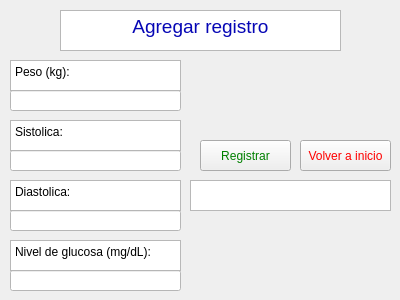
   <widget class="QWidget" name="page_5">
    <widget class="QTextEdit" name="textEdit_9">
     <property name="geometry">
      <rect>
       <x>60</x>
       <y>10</y>
       <width>281</width>
       <height>41</height>
      </rect>
     </property>
     <property name="html">
      <string>&lt;!DOCTYPE HTML PUBLIC &quot;-//W3C//DTD HTML 4.0//EN&quot; &quot;http://www.w3.org/TR/REC-html40/strict.dtd&quot;&gt;
&lt;html&gt;&lt;head&gt;&lt;meta name=&quot;qrichtext&quot; content=&quot;1&quot; /&gt;&lt;meta charset=&quot;utf-8&quot; /&gt;&lt;style type=&quot;text/css&quot;&gt;
p, li { white-space: pre-wrap; }
hr { height: 1px; border-width: 0; }
li.unchecked::marker { content: &quot;\2610&quot;; }
li.checked::marker { content: &quot;\2612&quot;; }
&lt;/style&gt;&lt;/head&gt;&lt;body style=&quot; font-family:'Sans Serif'; font-size:9pt; font-weight:400; font-style:normal;&quot;&gt;
&lt;p align=&quot;center&quot; style=&quot; margin-top:0px; margin-bottom:0px; margin-left:0px; margin-right:0px; -qt-block-indent:0; text-indent:0px;&quot;&gt;&lt;span style=&quot; font-family:'Times New Roman'; font-size:14pt; color:#0606b5;&quot;&gt;Agregar registro&lt;/span&gt;&lt;/p&gt;&lt;/body&gt;&lt;/html&gt;</string>
     </property>
    </widget>
    <widget class="QTextEdit" name="textEdit_10">
     <property name="geometry">
      <rect>
       <x>10</x>
       <y>60</y>
       <width>171</width>
       <height>31</height>
      </rect>
     </property>
     <property name="html">
      <string>&lt;!DOCTYPE HTML PUBLIC &quot;-//W3C//DTD HTML 4.0//EN&quot; &quot;http://www.w3.org/TR/REC-html40/strict.dtd&quot;&gt;
&lt;html&gt;&lt;head&gt;&lt;meta name=&quot;qrichtext&quot; content=&quot;1&quot; /&gt;&lt;meta charset=&quot;utf-8&quot; /&gt;&lt;style type=&quot;text/css&quot;&gt;
p, li { white-space: pre-wrap; }
hr { height: 1px; border-width: 0; }
li.unchecked::marker { content: &quot;\2610&quot;; }
li.checked::marker { content: &quot;\2612&quot;; }
&lt;/style&gt;&lt;/head&gt;&lt;body style=&quot; font-family:'Sans Serif'; font-size:9pt; font-weight:400; font-style:normal;&quot;&gt;
&lt;p style=&quot; margin-top:0px; margin-bottom:0px; margin-left:0px; margin-right:0px; -qt-block-indent:0; text-indent:0px;&quot;&gt;Peso (kg):&lt;/p&gt;&lt;/body&gt;&lt;/html&gt;</string>
     </property>
    </widget>
    <widget class="QTextEdit" name="textEdit_11">
     <property name="geometry">
      <rect>
       <x>10</x>
       <y>120</y>
       <width>171</width>
       <height>31</height>
      </rect>
     </property>
     <property name="html">
      <string>&lt;!DOCTYPE HTML PUBLIC &quot;-//W3C//DTD HTML 4.0//EN&quot; &quot;http://www.w3.org/TR/REC-html40/strict.dtd&quot;&gt;
&lt;html&gt;&lt;head&gt;&lt;meta name=&quot;qrichtext&quot; content=&quot;1&quot; /&gt;&lt;meta charset=&quot;utf-8&quot; /&gt;&lt;style type=&quot;text/css&quot;&gt;
p, li { white-space: pre-wrap; }
hr { height: 1px; border-width: 0; }
li.unchecked::marker { content: &quot;\2610&quot;; }
li.checked::marker { content: &quot;\2612&quot;; }
&lt;/style&gt;&lt;/head&gt;&lt;body style=&quot; font-family:'Sans Serif'; font-size:9pt; font-weight:400; font-style:normal;&quot;&gt;
&lt;p style=&quot; margin-top:0px; margin-bottom:0px; margin-left:0px; margin-right:0px; -qt-block-indent:0; text-indent:0px;&quot;&gt;Sistolica:&lt;/p&gt;&lt;/body&gt;&lt;/html&gt;</string>
     </property>
    </widget>
    <widget class="QTextEdit" name="textEdit_12">
     <property name="geometry">
      <rect>
       <x>10</x>
       <y>180</y>
       <width>171</width>
       <height>31</height>
      </rect>
     </property>
     <property name="html">
      <string>&lt;!DOCTYPE HTML PUBLIC &quot;-//W3C//DTD HTML 4.0//EN&quot; &quot;http://www.w3.org/TR/REC-html40/strict.dtd&quot;&gt;
&lt;html&gt;&lt;head&gt;&lt;meta name=&quot;qrichtext&quot; content=&quot;1&quot; /&gt;&lt;meta charset=&quot;utf-8&quot; /&gt;&lt;style type=&quot;text/css&quot;&gt;
p, li { white-space: pre-wrap; }
hr { height: 1px; border-width: 0; }
li.unchecked::marker { content: &quot;\2610&quot;; }
li.checked::marker { content: &quot;\2612&quot;; }
&lt;/style&gt;&lt;/head&gt;&lt;body style=&quot; font-family:'Sans Serif'; font-size:9pt; font-weight:400; font-style:normal;&quot;&gt;
&lt;p style=&quot; margin-top:0px; margin-bottom:0px; margin-left:0px; margin-right:0px; -qt-block-indent:0; text-indent:0px;&quot;&gt;Diastolica:&lt;/p&gt;&lt;/body&gt;&lt;/html&gt;</string>
     </property>
    </widget>
    <widget class="QTextEdit" name="textEdit_13">
     <property name="geometry">
      <rect>
       <x>10</x>
       <y>240</y>
       <width>171</width>
       <height>31</height>
      </rect>
     </property>
     <property name="html">
      <string>&lt;!DOCTYPE HTML PUBLIC &quot;-//W3C//DTD HTML 4.0//EN&quot; &quot;http://www.w3.org/TR/REC-html40/strict.dtd&quot;&gt;
&lt;html&gt;&lt;head&gt;&lt;meta name=&quot;qrichtext&quot; content=&quot;1&quot; /&gt;&lt;meta charset=&quot;utf-8&quot; /&gt;&lt;style type=&quot;text/css&quot;&gt;
p, li { white-space: pre-wrap; }
hr { height: 1px; border-width: 0; }
li.unchecked::marker { content: &quot;\2610&quot;; }
li.checked::marker { content: &quot;\2612&quot;; }
&lt;/style&gt;&lt;/head&gt;&lt;body style=&quot; font-family:'Sans Serif'; font-size:9pt; font-weight:400; font-style:normal;&quot;&gt;
&lt;p style=&quot; margin-top:0px; margin-bottom:0px; margin-left:0px; margin-right:0px; -qt-block-indent:0; text-indent:0px;&quot;&gt;Nivel de glucosa (mg/dL):&lt;/p&gt;&lt;/body&gt;&lt;/html&gt;</string>
     </property>
    </widget>
    <widget class="QLineEdit" name="lineEdit_5">
     <property name="geometry">
      <rect>
       <x>10</x>
       <y>90</y>
       <width>171</width>
       <height>21</height>
      </rect>
     </property>
     <property name="styleSheet">
      <string notr="true">background-color: rgb(255, 255, 255);</string>
     </property>
     <property name="echoMode">
      <enum>QLineEdit::Normal</enum>
     </property>
    </widget>
    <widget class="QLineEdit" name="lineEdit_6">
     <property name="geometry">
      <rect>
       <x>10</x>
       <y>150</y>
       <width>171</width>
       <height>21</height>
      </rect>
     </property>
     <property name="styleSheet">
      <string notr="true">background-color: rgb(255, 255, 255);</string>
     </property>
     <property name="echoMode">
      <enum>QLineEdit::Normal</enum>
     </property>
    </widget>
    <widget class="QLineEdit" name="lineEdit_7">
     <property name="geometry">
      <rect>
       <x>10</x>
       <y>210</y>
       <width>171</width>
       <height>21</height>
      </rect>
     </property>
     <property name="styleSheet">
      <string notr="true">background-color: rgb(255, 255, 255);</string>
     </property>
     <property name="echoMode">
      <enum>QLineEdit::Normal</enum>
     </property>
    </widget>
    <widget class="QLineEdit" name="lineEdit_8">
     <property name="geometry">
      <rect>
       <x>10</x>
       <y>270</y>
       <width>171</width>
       <height>21</height>
      </rect>
     </property>
     <property name="styleSheet">
      <string notr="true">background-color: rgb(255, 255, 255);</string>
     </property>
     <property name="echoMode">
      <enum>QLineEdit::Normal</enum>
     </property>
    </widget>
    <widget class="QPushButton" name="pushButton_12">
     <property name="geometry">
      <rect>
       <x>200</x>
       <y>140</y>
       <width>91</width>
       <height>31</height>
      </rect>
     </property>
     <property name="styleSheet">
      <string notr="true">color: green
</string>
     </property>
     <property name="text">
      <string>Registrar</string>
     </property>
    </widget>
    <widget class="QTextEdit" name="textEdit_17">
     <property name="geometry">
      <rect>
       <x>190</x>
       <y>180</y>
       <width>201</width>
       <height>31</height>
      </rect>
     </property>
    </widget>
    <widget class="QPushButton" name="pushButton_17">
     <property name="geometry">
      <rect>
       <x>300</x>
       <y>140</y>
       <width>91</width>
       <height>31</height>
      </rect>
     </property>
     <property name="styleSheet">
      <string notr="true">color: red
</string>
     </property>
     <property name="text">
      <string>Volver a inicio</string>
     </property>
    </widget>
   </widget>
